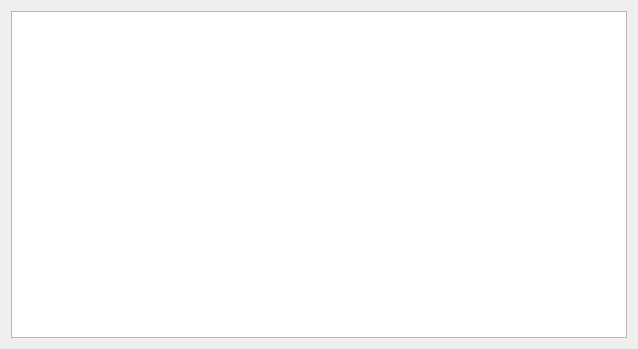
<?xml version="1.0" encoding="UTF-8"?>
<ui version="4.0">
 <class>Form</class>
 <widget class="QWidget" name="Form">
  <property name="geometry">
   <rect>
    <x>0</x>
    <y>0</y>
    <width>638</width>
    <height>349</height>
   </rect>
  </property>
  <property name="windowTitle">
   <string>Form</string>
  </property>
  <layout class="QGridLayout" name="gridLayout">
   <item row="0" column="0">
    <widget class="QScrollArea" name="ScrollArea">
     <property name="contextMenuPolicy">
      <enum>Qt::DefaultContextMenu</enum>
     </property>
     <property name="acceptDrops">
      <bool>false</bool>
     </property>
     <property name="frameShape">
      <enum>QFrame::NoFrame</enum>
     </property>
     <property name="lineWidth">
      <number>1</number>
     </property>
     <property name="horizontalScrollBarPolicy">
      <enum>Qt::ScrollBarAsNeeded</enum>
     </property>
     <property name="widgetResizable">
      <bool>true</bool>
     </property>
     <widget class="QWidget" name="ScrollAreaWidgetContents">
      <property name="geometry">
       <rect>
        <x>0</x>
        <y>0</y>
        <width>620</width>
        <height>331</height>
       </rect>
      </property>
      <layout class="QHBoxLayout" name="horizontalLayout">
       <property name="leftMargin">
        <number>0</number>
       </property>
       <property name="topMargin">
        <number>0</number>
       </property>
       <property name="rightMargin">
        <number>0</number>
       </property>
       <property name="bottomMargin">
        <number>0</number>
       </property>
       <item>
        <widget class="QTableWidget" name="TableWidget">
         <property name="enabled">
          <bool>true</bool>
         </property>
        </widget>
       </item>
      </layout>
     </widget>
    </widget>
   </item>
  </layout>
 </widget>
 <resources/>
 <connections/>
</ui>
